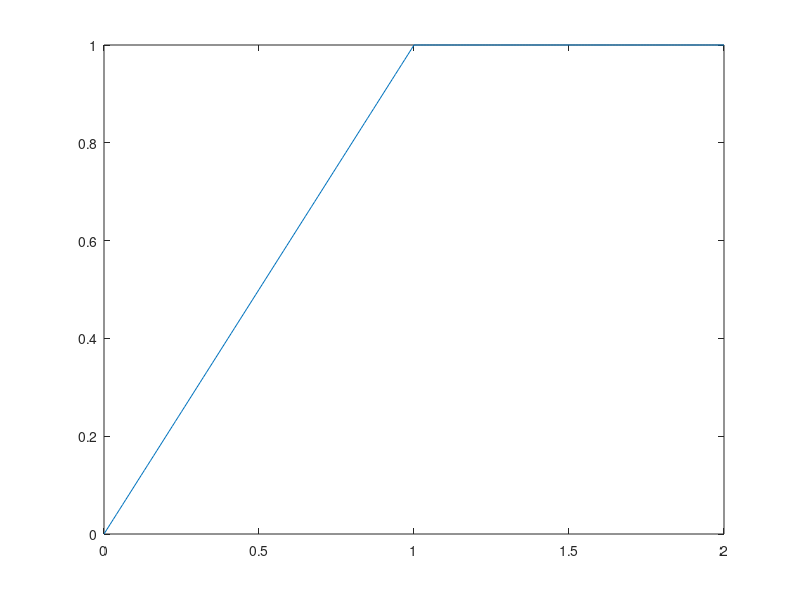

Here is the MATLAB script that generated this plot: (Note: this script raises an error after producing the figure.)
c=1;
close all

mu=1;
xa=0:0.01:2;


y=mu*(min(0,xa-c)+c);

plot(xa,y)

x=sdpvar(1);
s=sdpvar(1);
obj=abs(s-(x-c));
y=mu*(s+c);
a=optimizer([s<=0; ],obj,[],x,y)


    



ya=a(xa);
hold on

plot(xa,ya)

%%
figA=figure
hold on
figB=figure
hold on
[stepOpt,kktOpt]=stepSystemOptimizer()

x0=ones(4,1)*100;
x0A=x0;
tInt=[0,3];
for i=1:10
    sum(x0)
    newC=1+randi(15,[3,1]);
    odeFun = @(t,x0 ) stepSystem(x0,[1000; newC]);
    odeBVLS = @(t,x0 ) stepBVLS(x0,[1000; newC]);
    odeFunOpt=@(t,x0) stepOpt([x0;1000; newC]);
    [tff,x0ff]=ode15s(odeFunOpt,tInt,x0,[]);
    [tffA,x0ffA]=ode15s(odeBVLS,tInt,x0A,[]);
    figure(figA)
    plot(tff,x0ff);
    figure(figB)
    plot(tffA,x0ffA);
    x0=x0ff(end,:)';
    x0A=x0ffA(end,:)';
    tInt=tInt+3;
    
end

%%


stepOpt=stepSystemOptimizer()

